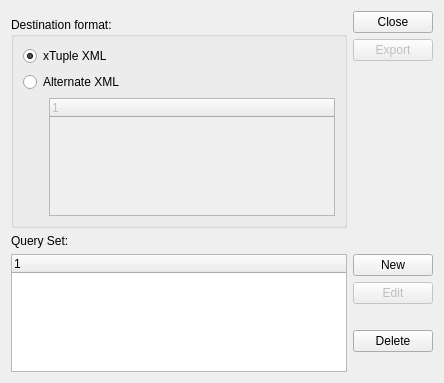
<?xml version="1.0" encoding="UTF-8"?>
<ui version="4.0">
 <comment>This file is part of the xTuple ERP: PostBooks Edition, a free and
open source Enterprise Resource Planning software suite,
Copyright (c) 1999-2018 by OpenMFG LLC, d/b/a xTuple.
It is licensed to you under the Common Public Attribution License
version 1.0, the full text of which (including xTuple-specific Exhibits)
is available at www.xtuple.com/CPAL.  By using this software, you agree
to be bound by its terms.</comment>
 <class>exportData</class>
 <widget class="QWidget" name="exportData">
  <property name="geometry">
   <rect>
    <x>0</x>
    <y>0</y>
    <width>444</width>
    <height>383</height>
   </rect>
  </property>
  <property name="windowTitle">
   <string>Export Data</string>
  </property>
  <layout class="QGridLayout" name="gridLayout_2">
   <item row="0" column="2" rowspan="2">
    <layout class="QVBoxLayout" name="verticalLayout">
     <item>
      <widget class="QPushButton" name="_close">
       <property name="text">
        <string>Close</string>
       </property>
      </widget>
     </item>
     <item>
      <widget class="QPushButton" name="_export">
       <property name="enabled">
        <bool>false</bool>
       </property>
       <property name="text">
        <string>Export</string>
       </property>
      </widget>
     </item>
     <item>
      <spacer name="verticalSpacer">
       <property name="orientation">
        <enum>Qt::Vertical</enum>
       </property>
       <property name="sizeHint" stdset="0">
        <size>
         <width>20</width>
         <height>40</height>
        </size>
       </property>
      </spacer>
     </item>
    </layout>
   </item>
   <item row="1" column="0" colspan="2">
    <widget class="QGroupBox" name="_formatGroup">
     <property name="title">
      <string>Destination format:</string>
     </property>
     <layout class="QGridLayout" name="gridLayout">
      <item row="0" column="0" colspan="2">
       <widget class="QRadioButton" name="_xtupleXML">
        <property name="text">
         <string>xTuple XML</string>
        </property>
        <property name="checked">
         <bool>true</bool>
        </property>
       </widget>
      </item>
      <item row="1" column="0" colspan="2">
       <widget class="QRadioButton" name="_otherXML">
        <property name="text">
         <string>Alternate XML</string>
        </property>
       </widget>
      </item>
      <item row="2" column="1">
       <widget class="XTreeWidget" name="_exportList">
        <property name="enabled">
         <bool>false</bool>
        </property>
       </widget>
      </item>
      <item row="2" column="0">
       <spacer name="horizontalSpacer">
        <property name="orientation">
         <enum>Qt::Horizontal</enum>
        </property>
        <property name="sizeType">
         <enum>QSizePolicy::Fixed</enum>
        </property>
        <property name="sizeHint" stdset="0">
         <size>
          <width>20</width>
          <height>7</height>
         </size>
        </property>
       </spacer>
      </item>
     </layout>
    </widget>
   </item>
   <item row="3" column="0" colspan="2">
    <widget class="XTreeWidget" name="_qrySetList">
     <property name="sizePolicy">
      <sizepolicy hsizetype="Expanding" vsizetype="Expanding">
       <horstretch>1</horstretch>
       <verstretch>0</verstretch>
      </sizepolicy>
     </property>
    </widget>
   </item>
   <item row="2" column="0" colspan="2">
    <widget class="XLabel" name="_qrySetLit">
     <property name="text">
      <string>Query Set:</string>
     </property>
     <property name="buddy">
      <cstring>_qrySetList</cstring>
     </property>
    </widget>
   </item>
   <item row="3" column="2">
    <layout class="QVBoxLayout" name="verticalLayout_2">
     <item>
      <widget class="QPushButton" name="_newQuerySet">
       <property name="text">
        <string>New</string>
       </property>
      </widget>
     </item>
     <item>
      <widget class="QPushButton" name="_editQuerySet">
       <property name="enabled">
        <bool>false</bool>
       </property>
       <property name="text">
        <string>Edit</string>
       </property>
      </widget>
     </item>
     <item>
      <spacer name="verticalSpacer_3">
       <property name="orientation">
        <enum>Qt::Vertical</enum>
       </property>
       <property name="sizeType">
        <enum>QSizePolicy::Fixed</enum>
       </property>
       <property name="sizeHint" stdset="0">
        <size>
         <width>20</width>
         <height>20</height>
        </size>
       </property>
      </spacer>
     </item>
     <item>
      <widget class="QPushButton" name="_deleteQuerySet">
       <property name="text">
        <string>Delete</string>
       </property>
      </widget>
     </item>
     <item>
      <spacer name="verticalSpacer_2">
       <property name="orientation">
        <enum>Qt::Vertical</enum>
       </property>
       <property name="sizeHint" stdset="0">
        <size>
         <width>20</width>
         <height>40</height>
        </size>
       </property>
      </spacer>
     </item>
    </layout>
   </item>
  </layout>
 </widget>
 <customwidgets>
  <customwidget>
   <class>XLabel</class>
   <extends>QLabel</extends>
   <header>xlabel.h</header>
  </customwidget>
  <customwidget>
   <class>XTreeWidget</class>
   <extends>QTreeWidget</extends>
   <header>xtreewidget.h</header>
   <container>1</container>
  </customwidget>
 </customwidgets>
 <tabstops>
  <tabstop>_xtupleXML</tabstop>
  <tabstop>_otherXML</tabstop>
  <tabstop>_exportList</tabstop>
  <tabstop>_qrySetList</tabstop>
  <tabstop>_newQuerySet</tabstop>
  <tabstop>_editQuerySet</tabstop>
  <tabstop>_export</tabstop>
  <tabstop>_close</tabstop>
 </tabstops>
 <resources/>
 <connections>
  <connection>
   <sender>_close</sender>
   <signal>clicked()</signal>
   <receiver>exportData</receiver>
   <slot>close()</slot>
   <hints>
    <hint type="sourcelabel">
     <x>431</x>
     <y>43</y>
    </hint>
    <hint type="destinationlabel">
     <x>554</x>
     <y>21</y>
    </hint>
   </hints>
  </connection>
  <connection>
   <sender>_qrySetList</sender>
   <signal>valid(bool)</signal>
   <receiver>_editQuerySet</receiver>
   <slot>setEnabled(bool)</slot>
   <hints>
    <hint type="sourcelabel">
     <x>332</x>
     <y>312</y>
    </hint>
    <hint type="destinationlabel">
     <x>431</x>
     <y>296</y>
    </hint>
   </hints>
  </connection>
  <connection>
   <sender>_qrySetList</sender>
   <signal>itemSelected(int)</signal>
   <receiver>_editQuerySet</receiver>
   <slot>animateClick()</slot>
   <hints>
    <hint type="sourcelabel">
     <x>332</x>
     <y>312</y>
    </hint>
    <hint type="destinationlabel">
     <x>431</x>
     <y>296</y>
    </hint>
   </hints>
  </connection>
  <connection>
   <sender>_otherXML</sender>
   <signal>toggled(bool)</signal>
   <receiver>_exportList</receiver>
   <slot>setEnabled(bool)</slot>
   <hints>
    <hint type="sourcelabel">
     <x>65</x>
     <y>81</y>
    </hint>
    <hint type="destinationlabel">
     <x>105</x>
     <y>111</y>
    </hint>
   </hints>
  </connection>
 </connections>
</ui>
